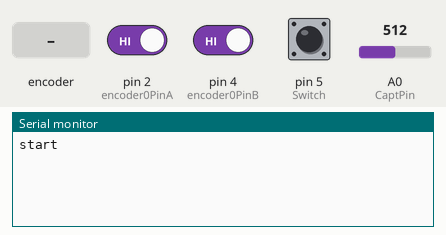
This sketch was run on a simulated Arduino Uno, built with avr-gcc and run on an emulated ATmega328P. Shown: the last lines printed to the serial monitor. The test bench sets the inputs (shaded band); at power-on: pin 5 (Switch) HIGH, pin 2 (encoder0PinA) HIGH, pin 4 (encoder0PinB) HIGH, A0 (CaptPin) = 512.

Above: at 1.2 s.
1.3 s: rotary encoder on pin 2 (encoder0PinA) / pin 4 (encoder0PinB) turned 1 step (first pin leading)
At 2.6 s:
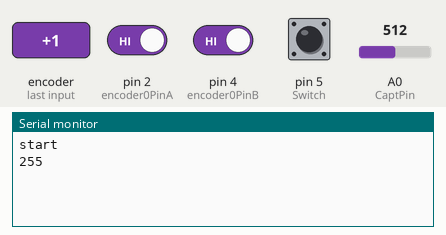
3.0 s: pin 5 (Switch) pulled LOW for 0.15 s
At 4.1 s:
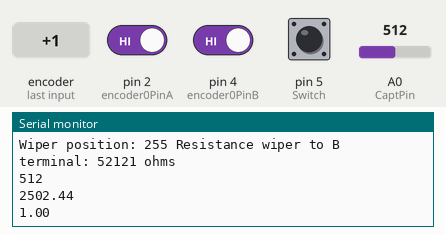
4.6 s: pin 5 (Switch) pulled LOW for 1 s
At 5.18 s:
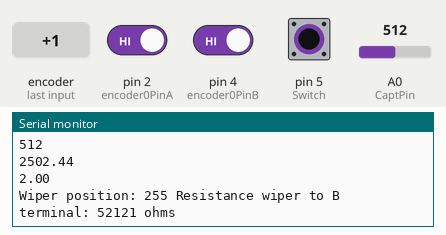
7.1 s: rotary encoder on pin 2 (encoder0PinA) / pin 4 (encoder0PinB) turned 1 step (first pin leading)
At 8.4 s:
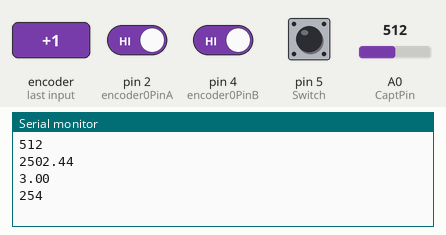
Timing chart, 0 to 9.8 s (numbered marks = the images above; inputs shaded):
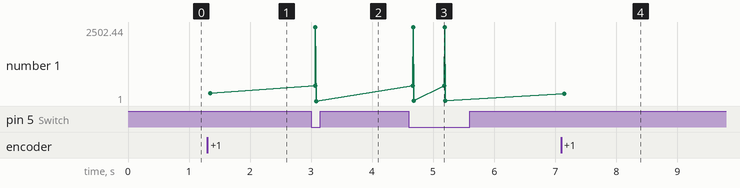

Measured:
- after the input at 1.3 s, the serial monitor: prints a new line after 0.05 s (image 1)
- after the input at 3.0 s, the serial monitor: prints a new line at once (image 2)
- after the input at 4.6 s, the serial monitor: prints a new line after 0.08 s (image 3)
- after the input at 7.1 s, the serial monitor: prints a new line after 0.05 s (image 4)
- plotted number 1: 255 → 1 after the input at 3.0 s, 1 → 3 after the input at 4.6 s, 3 → 254 after the input at 7.1 s

The sketch:

test_simple.ino
```cpp
/* Read a rotary encoder with interrupts
   Encoder hooked up with common to GROUND,    encoder0PinA to pin 2, encoder0PinB to pin 4
   it doesn't matter which encoder pin you use for A or B
*/
#include <SPI.h>
#define encoder0PinA  2  //CLK Output A Do not use other pin for clock as we are using interrupt
#define encoder0PinB  4  //DT Output B
#define Switch 5 // Switch connection if available

const int CaptPin = A0;
volatile int encoderPos = 0;
volatile int Push = 0;

float moy=0.0;
float ite=0.0;

const byte csPin           = 10;      // MCP42100 chip select pin
const int  maxPositions    = 256;     // wiper can move from 0 to 255 = 256 positions
const long rAB             = 52200;   // 100k pot resistance between terminals A and B,
                                      // mais pour ajuster au multimètre, je mets 92500
const byte rWiper          = 125;     // 125 ohms pot wiper resistance
const byte pot0            = 0x11;    // pot0 addr // B 0001 0001
const byte pot0Shutdown    = 0x21;    // pot0 shutdown // B 0010 0001

void setPotWiper(int addr, int pos) {
  pos = constrain(pos, 0, 255);            // limit wiper setting to range of 0 to 255
  digitalWrite(csPin, LOW);                // select chip
  SPI.transfer(addr);                      // configure target pot with wiper position
  SPI.transfer(pos);
  digitalWrite(csPin, HIGH);               // de-select chip

  // print pot resistance between wiper and B terminal
  long resistanceWB = ((rAB * pos) / maxPositions ) + rWiper;
  Serial.print("Wiper position: ");
  Serial.print(pos);
  Serial.print(" Resistance wiper to B terminal: ");
  Serial.print(resistanceWB);
  Serial.println(" ohms");
}

void setup() {
  Serial.begin (9600);

  pinMode(encoder0PinA, INPUT);
  digitalWrite(encoder0PinA, HIGH);       // turn on pullup resistor

  pinMode(encoder0PinB, INPUT);
  digitalWrite(encoder0PinB, HIGH);       // turn on pullup resistor
  digitalWrite(Switch, HIGH);            //Permet de traiter le switch comme un vrai bouton avec une résistance pull Up
  attachInterrupt(0,Encoder, RISING);
  digitalWrite(csPin, HIGH);        // chip select default to de-selected
  pinMode(csPin, OUTPUT);           // configure chip select as output
  SPI.begin();


  Serial.println("start");                // a personal quirk
}

void loop(){
  Bouton();
}

void Encoder() {
  if (digitalRead(encoder0PinA)==HIGH && digitalRead(encoder0PinB)==HIGH) {
    encoderPos++;
  } else if (digitalRead(encoder0PinA)==HIGH && digitalRead(encoder0PinB)==LOW) {
    encoderPos--;
  }
  if(encoderPos >= 256){
    encoderPos = 0;
  }else if(encoderPos <= 0){
  encoderPos = 255;
  }
  Serial.println(encoderPos);
}
void Bouton() {
  if (digitalRead(Switch)==LOW) {
    setPotWiper(pot0, encoderPos);
    Serial.println(analogRead(CaptPin));

    ite++;
    moy = ((analogRead(CaptPin)*(5.0/1023.0)*1000)+(moy*(ite-1)))/ite;
    Serial.println(moy);
    Serial.println(ite);
    delay(500);
  }
}
```
